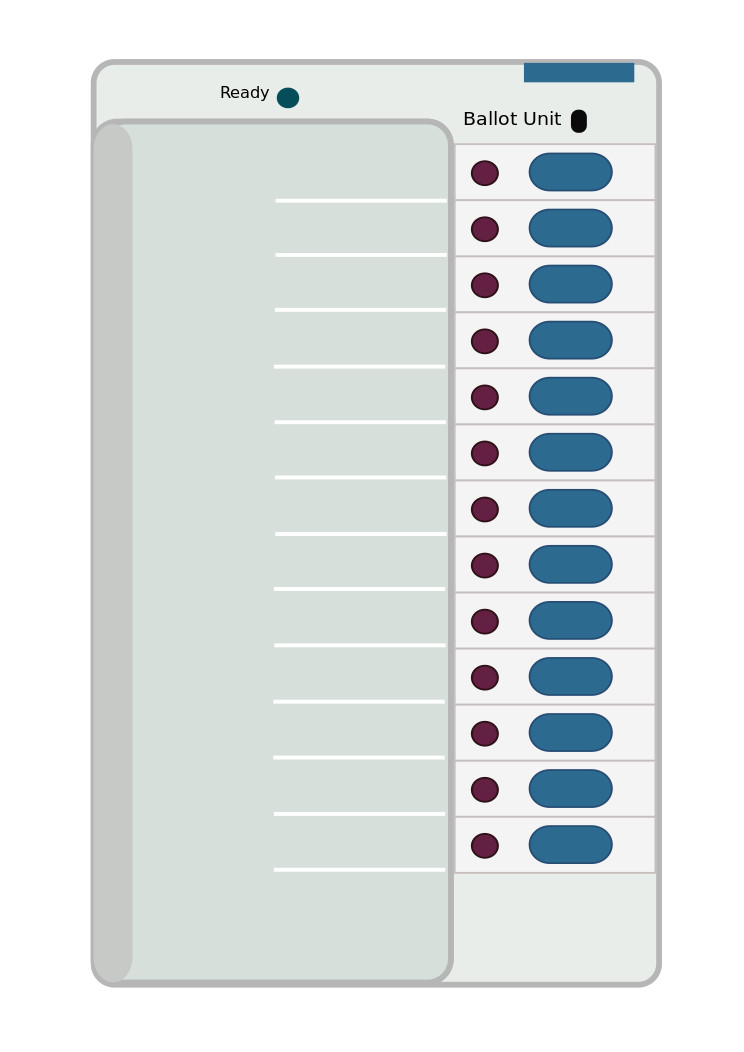
#> input picture EVM.jpg, 744 x 1052 px
$ python -i buttonModule.py   (imports and definitions only)   (older library calls are emulated)
#> lines starting #> are read from the running program, lines starting #| are printed output that depends on the picture; after the words box and inside, x2 and y2 are one past the last pixel; in counts of white or black regions, pixels touching at a corner belong together
#> further down, picture is the input picture: shape (1052, 744, 3); mean B, G, R 226.5, 226.4, 220.6
import math,time
import cv2 as cv
import numpy as np
class ButtonDetector():

    corners = np.array(
        [
            [[0, 0]],
            [[0, 420]],
            [[600, 420]],
            [[600 , 0]],
        ],
        np.float32
    )

    #Function to get vote button regions
    def getBoundingBoxes(self,image):
        boxes=[]
        blueLower = (90,50,38)
        blueUpper = (110,255,255)

        blurred = cv.GaussianBlur(image, (11, 11), 0)
        hsv = cv.cvtColor(blurred, cv.COLOR_BGR2HSV)
#> hsv: shape (1052, 744, 3); mean H, S, V 43.3, 13.9, 229

        mask = cv.inRange(hsv, blueLower, blueUpper)
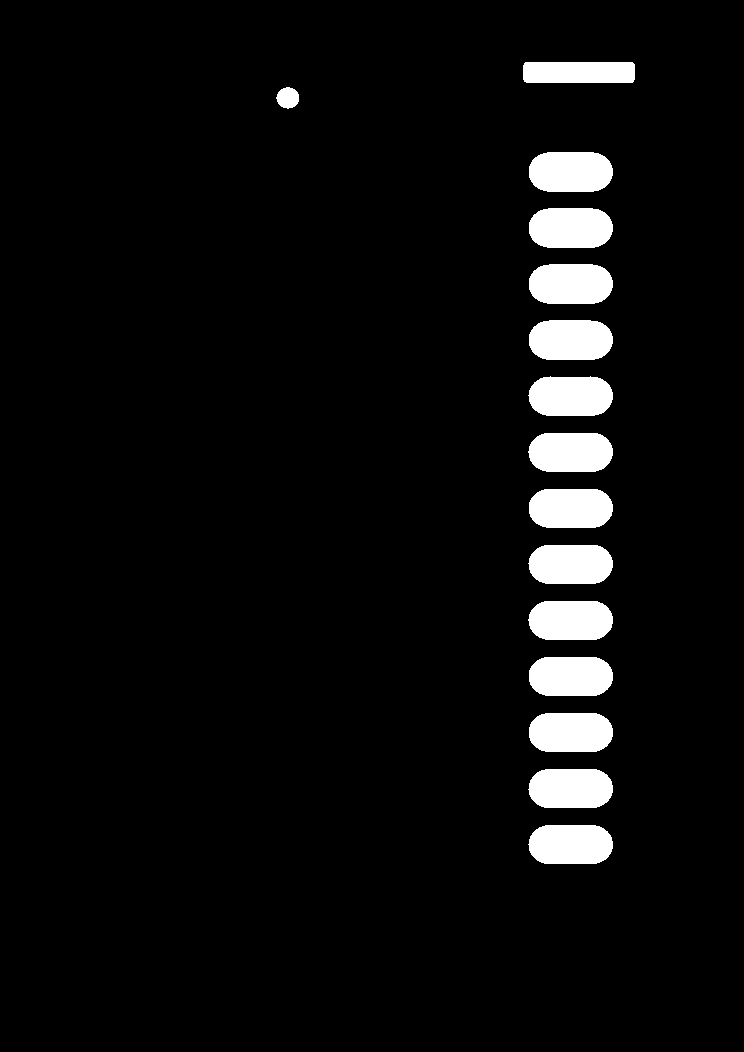
#> mask: shape (1052, 744); 5.3% white; 15 white regions, largest, box (x1, y1, x2, y2) and area: (529, 152, 613, 192) 2989, (529, 208, 613, 248) 2987, (529, 264, 613, 304) 2986


        mask = cv.erode(mask, None, iterations=2)
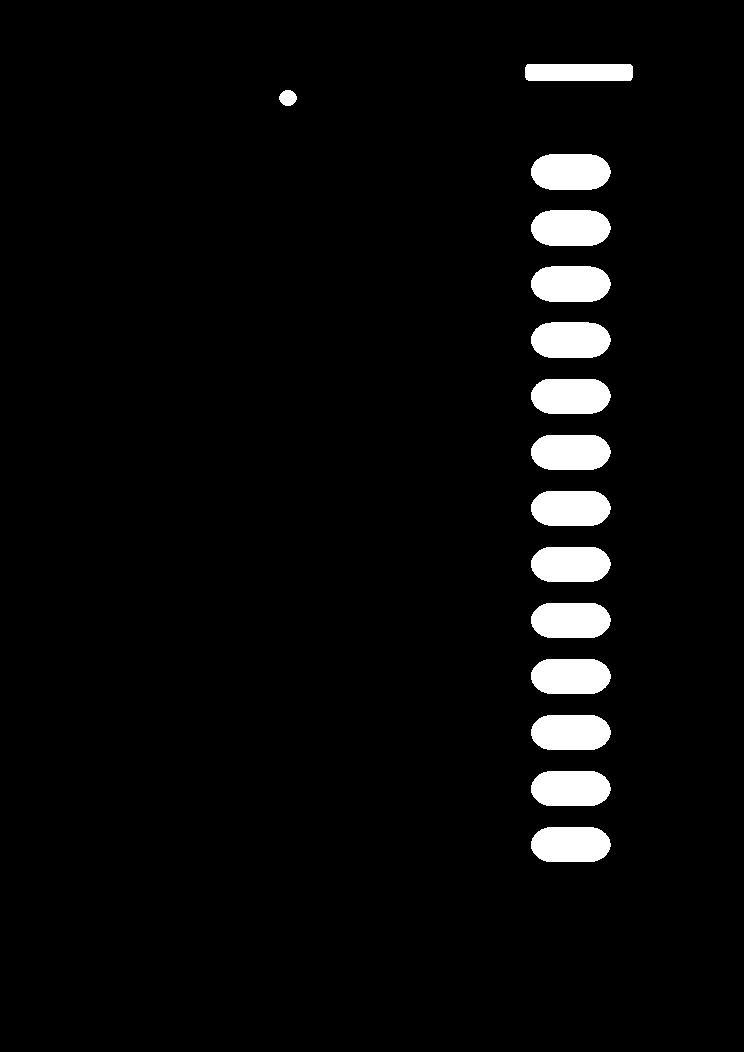
#> mask: shape (1052, 744); 4.4% white; 15 white regions, largest, box (x1, y1, x2, y2) and area: (531, 154, 611, 190) 2509, (531, 210, 611, 246) 2507, (531, 266, 611, 302) 2506
        mask = cv.dilate(mask, None, iterations=2)
        mask=~mask
        edges  = cv.Canny(mask, 10,250)
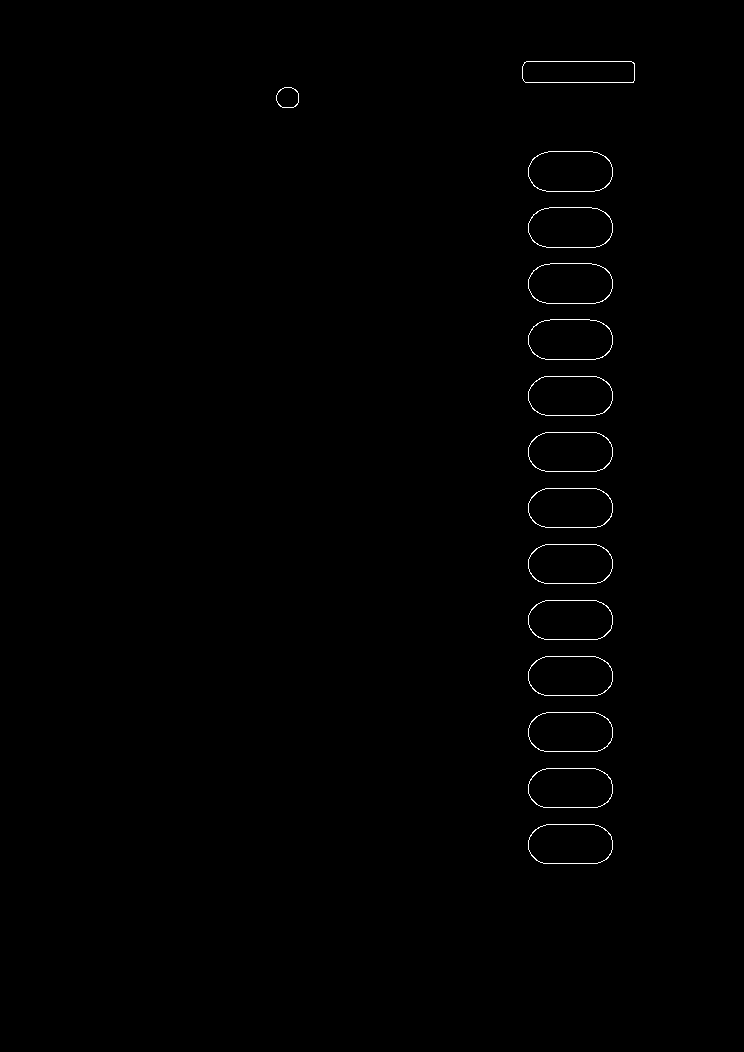
#> edges: shape (1052, 744); 0.4% white in thin lines or dots, all inside (x1, y1, x2, y2) = (276, 61, 635, 864)
        '''
        gray = cv.cvtColor(image,cv.COLOR_BGR2GRAY)
        gray = cv.bilateralFilter(gray, 1, 10, 120)
        edges  = cv.Canny(gray, 10,250)
        '''
        kernel = cv.getStructuringElement(cv.MORPH_RECT,(2,2))
        closed = cv.morphologyEx( edges,cv.MORPH_CLOSE,kernel)
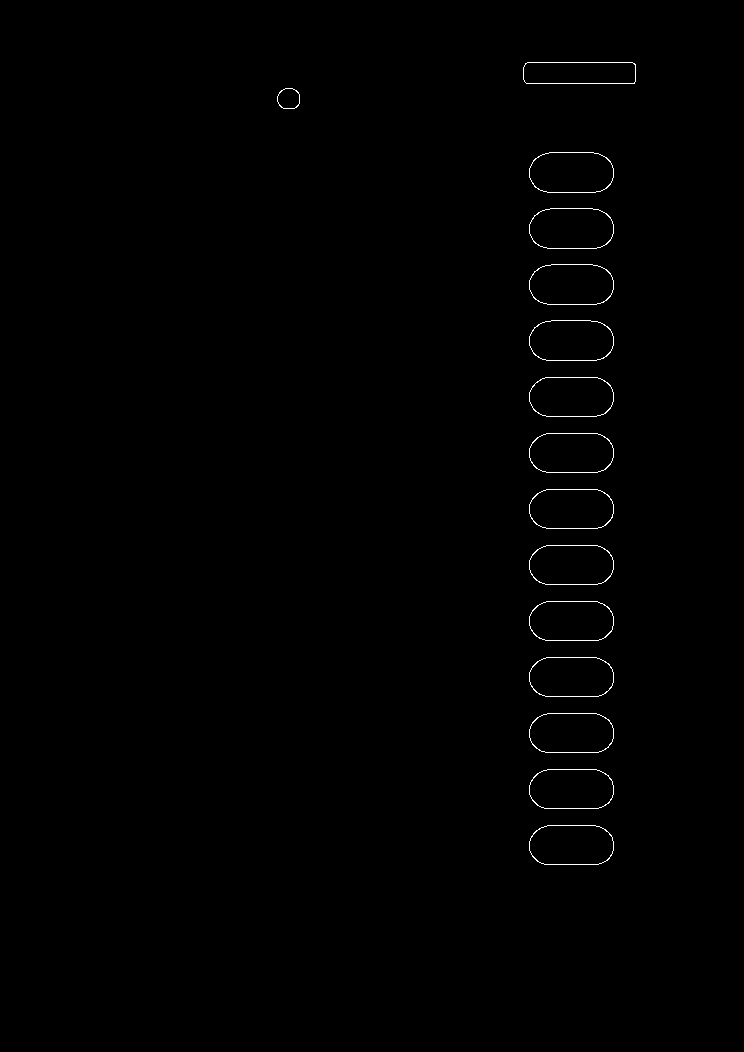
#> closed: shape (1052, 744); 0.4% white in thin lines or dots, all inside (x1, y1, x2, y2) = (277, 62, 636, 865)
        _,contours,_ = cv.findContours( closed, cv.RETR_EXTERNAL, cv.CHAIN_APPROX_SIMPLE )
#> contours = 15 contours; largest, box (x1, y1, x2, y2) and area: (529, 152, 614, 193) 2994, (529, 208, 614, 249) 2992, (529, 264, 614, 305) 2991, (529, 320, 614, 361) 2990, (529, 601, 614, 641) 2954
        for contour in contours:
            if cv.contourArea(contour) > 500 :
                polygonArc = cv.arcLength(contour,True)
                polygonFound = cv.approxPolyDP(contour, 0.1 * polygonArc,True)
                if (len(polygonFound)==4):
                    boxes.append(polygonFound)
#> this loop made 15 passes
#> (polygonArc, polygonFound) on passes 1 to 12: (219.6, [[529, 841], [613, 850], [595, 825]]), (220.2, [[529, 785], [613, 794], [596, 769]]), (220.2, [[529, 729], [613, 738], [596, 713]]), (219.6, [[529, 672], [613, 682], [596, 657]]), (219.6, [[529, 616], [545, 640], [613, 625], [597, 601]]), (219.6, [[529, 560], [545, 584], [613, 569], [597, 545]]), (219.6, [[529, 504], [546, 528], [613, 513], [597, 489]]), (219.6, [[529, 448], [546, 472], [613, 457], [597, 433]]), (219.6, [[529, 392], [546, 416], [613, 401], [597, 377]]), (221.1, [[529, 336], [613, 345], [590, 320]]), (221.1, [[529, 280], [613, 289], [592, 264]]), (221.1, [[529, 224], [613, 233], [592, 208]])
#> after the loop, boxes = 5 contours; box (x1, y1, x2, y2) and area: (529, 601, 614, 641) 1872, (529, 545, 614, 585) 1872, (529, 489, 614, 529) 1868, (529, 433, 614, 473) 1868, (529, 377, 614, 417) 1868
        return boxes

>>> import cv2
>>> picture = cv2.imread('../EVM.jpg')
>>> result = ButtonDetector().getBoundingBoxes(picture)
#> result has the same summary as boxes in getBoundingBoxes
